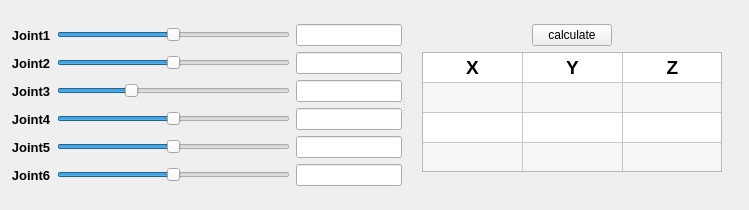
      <widget class="QWidget" name="dkm">
       <attribute name="title">
        <string>DKM</string>
       </attribute>
       <layout class="QGridLayout" name="gridLayout">
        <item row="0" column="0">
         <widget class="QSplitter" name="splitter">
          <property name="orientation">
           <enum>Qt::Horizontal</enum>
          </property>
          <widget class="QWidget" name="layoutWidget">
           <layout class="QHBoxLayout" name="horizontalLayout_2">
            <property name="sizeConstraint">
             <enum>QLayout::SetMaximumSize</enum>
            </property>
            <item>
             <layout class="QVBoxLayout" name="verticalLayout">
              <item>
               <widget class="QLabel" name="label">
                <property name="font">
                 <font>
                  <pointsize>10</pointsize>
                  <weight>75</weight>
                  <bold>true</bold>
                 </font>
                </property>
                <property name="text">
                 <string>Joint1</string>
                </property>
                <property name="textFormat">
                 <enum>Qt::AutoText</enum>
                </property>
                <property name="alignment">
                 <set>Qt::AlignCenter</set>
                </property>
               </widget>
              </item>
              <item>
               <widget class="QLabel" name="label_3">
                <property name="font">
                 <font>
                  <pointsize>10</pointsize>
                  <weight>75</weight>
                  <bold>true</bold>
                 </font>
                </property>
                <property name="text">
                 <string>Joint2</string>
                </property>
                <property name="alignment">
                 <set>Qt::AlignCenter</set>
                </property>
               </widget>
              </item>
              <item>
               <widget class="QLabel" name="label_2">
                <property name="font">
                 <font>
                  <pointsize>10</pointsize>
                  <weight>75</weight>
                  <bold>true</bold>
                 </font>
                </property>
                <property name="text">
                 <string>Joint3</string>
                </property>
                <property name="alignment">
                 <set>Qt::AlignCenter</set>
                </property>
               </widget>
              </item>
              <item>
               <widget class="QLabel" name="label_4">
                <property name="font">
                 <font>
                  <pointsize>10</pointsize>
                  <weight>75</weight>
                  <bold>true</bold>
                 </font>
                </property>
                <property name="text">
                 <string>Joint4</string>
                </property>
                <property name="alignment">
                 <set>Qt::AlignCenter</set>
                </property>
               </widget>
              </item>
              <item>
               <widget class="QLabel" name="label_5">
                <property name="font">
                 <font>
                  <pointsize>10</pointsize>
                  <weight>75</weight>
                  <bold>true</bold>
                 </font>
                </property>
                <property name="text">
                 <string>Joint5</string>
                </property>
                <property name="alignment">
                 <set>Qt::AlignCenter</set>
                </property>
               </widget>
              </item>
              <item>
               <widget class="QLabel" name="label_6">
                <property name="font">
                 <font>
                  <pointsize>10</pointsize>
                  <weight>75</weight>
                  <bold>true</bold>
                 </font>
                </property>
                <property name="text">
                 <string>Joint6</string>
                </property>
                <property name="alignment">
                 <set>Qt::AlignCenter</set>
                </property>
               </widget>
              </item>
             </layout>
            </item>
            <item>
             <layout class="QVBoxLayout" name="verticalLayout_2">
              <item>
               <widget class="QSlider" name="sr1">
                <property name="minimumSize">
                 <size>
                  <width>233</width>
                  <height>22</height>
                 </size>
                </property>
                <property name="maximumSize">
                 <size>
                  <width>233</width>
                  <height>22</height>
                 </size>
                </property>
                <property name="minimum">
                 <number>450</number>
                </property>
                <property name="maximum">
                 <number>2250</number>
                </property>
                <property name="value">
                 <number>1350</number>
                </property>
                <property name="orientation">
                 <enum>Qt::Horizontal</enum>
                </property>
               </widget>
              </item>
              <item>
               <widget class="QSlider" name="sr2">
                <property name="sizePolicy">
                 <sizepolicy hsizetype="Expanding" vsizetype="Fixed">
                  <horstretch>0</horstretch>
                  <verstretch>0</verstretch>
                 </sizepolicy>
                </property>
                <property name="minimumSize">
                 <size>
                  <width>233</width>
                  <height>22</height>
                 </size>
                </property>
                <property name="maximumSize">
                 <size>
                  <width>233</width>
                  <height>22</height>
                 </size>
                </property>
                <property name="minimum">
                 <number>400</number>
                </property>
                <property name="maximum">
                 <number>2500</number>
                </property>
                <property name="value">
                 <number>1450</number>
                </property>
                <property name="orientation">
                 <enum>Qt::Horizontal</enum>
                </property>
               </widget>
              </item>
              <item>
               <widget class="QSlider" name="sr3">
                <property name="sizePolicy">
                 <sizepolicy hsizetype="Expanding" vsizetype="Fixed">
                  <horstretch>0</horstretch>
                  <verstretch>0</verstretch>
                 </sizepolicy>
                </property>
                <property name="minimumSize">
                 <size>
                  <width>233</width>
                  <height>22</height>
                 </size>
                </property>
                <property name="maximumSize">
                 <size>
                  <width>233</width>
                  <height>22</height>
                 </size>
                </property>
                <property name="minimum">
                 <number>1055</number>
                </property>
                <property name="maximum">
                 <number>2500</number>
                </property>
                <property name="value">
                 <number>1500</number>
                </property>
                <property name="orientation">
                 <enum>Qt::Horizontal</enum>
                </property>
               </widget>
              </item>
              <item>
               <widget class="QSlider" name="sr4">
                <property name="minimumSize">
                 <size>
                  <width>233</width>
                  <height>22</height>
                 </size>
                </property>
                <property name="maximumSize">
                 <size>
                  <width>233</width>
                  <height>22</height>
                 </size>
                </property>
                <property name="minimum">
                 <number>500</number>
                </property>
                <property name="maximum">
                 <number>2500</number>
                </property>
                <property name="value">
                 <number>1500</number>
                </property>
                <property name="orientation">
                 <enum>Qt::Horizontal</enum>
                </property>
               </widget>
              </item>
              <item>
               <widget class="QSlider" name="sr5">
                <property name="minimumSize">
                 <size>
                  <width>233</width>
                  <height>22</height>
                 </size>
                </property>
                <property name="maximumSize">
                 <size>
                  <width>233</width>
                  <height>22</height>
                 </size>
                </property>
                <property name="minimum">
                 <number>1322</number>
                </property>
                <property name="maximum">
                 <number>2300</number>
                </property>
                <property name="value">
                 <number>1811</number>
                </property>
                <property name="orientation">
                 <enum>Qt::Horizontal</enum>
                </property>
               </widget>
              </item>
              <item>
               <widget class="QSlider" name="sr6">
                <property name="sizePolicy">
                 <sizepolicy hsizetype="Fixed" vsizetype="Fixed">
                  <horstretch>0</horstretch>
                  <verstretch>0</verstretch>
                 </sizepolicy>
                </property>
                <property name="minimumSize">
                 <size>
                  <width>233</width>
                  <height>22</height>
                 </size>
                </property>
                <property name="maximumSize">
                 <size>
                  <width>233</width>
                  <height>22</height>
                 </size>
                </property>
                <property name="minimum">
                 <number>700</number>
                </property>
                <property name="maximum">
                 <number>2300</number>
                </property>
                <property name="value">
                 <number>1500</number>
                </property>
                <property name="orientation">
                 <enum>Qt::Horizontal</enum>
                </property>
               </widget>
              </item>
             </layout>
            </item>
            <item>
             <layout class="QVBoxLayout" name="verticalLayout_3">
              <item>
               <widget class="QLineEdit" name="s1"/>
              </item>
              <item>
               <widget class="QLineEdit" name="s2"/>
              </item>
              <item>
               <widget class="QLineEdit" name="s3"/>
              </item>
              <item>
               <widget class="QLineEdit" name="s4"/>
              </item>
              <item>
               <widget class="QLineEdit" name="s5"/>
              </item>
              <item>
               <widget class="QLineEdit" name="s6"/>
              </item>
             </layout>
            </item>
           </layout>
          </widget>
          <widget class="QWidget" name="layoutWidget">
           <layout class="QVBoxLayout" name="verticalLayout_4">
            <item>
             <layout class="QHBoxLayout" name="horizontalLayout_3">
              <item>
               <spacer name="horizontalSpacer">
                <property name="orientation">
                 <enum>Qt::Horizontal</enum>
                </property>
                <property name="sizeHint" stdset="0">
                 <size>
                  <width>40</width>
                  <height>20</height>
                 </size>
                </property>
               </spacer>
              </item>
              <item>
               <widget class="QPushButton" name="calc">
                <property name="text">
                 <string>calculate</string>
                </property>
               </widget>
              </item>
              <item>
               <spacer name="horizontalSpacer_2">
                <property name="orientation">
                 <enum>Qt::Horizontal</enum>
                </property>
                <property name="sizeHint" stdset="0">
                 <size>
                  <width>40</width>
                  <height>20</height>
                 </size>
                </property>
               </spacer>
              </item>
             </layout>
            </item>
            <item>
             <layout class="QHBoxLayout" name="horizontalLayout_4">
              <item>
               <spacer name="horizontalSpacer_3">
                <property name="orientation">
                 <enum>Qt::Horizontal</enum>
                </property>
                <property name="sizeHint" stdset="0">
                 <size>
                  <width>17</width>
                  <height>20</height>
                 </size>
                </property>
               </spacer>
              </item>
              <item>
               <widget class="QTableWidget" name="table">
                <property name="sizePolicy">
                 <sizepolicy hsizetype="Fixed" vsizetype="Fixed">
                  <horstretch>0</horstretch>
                  <verstretch>0</verstretch>
                 </sizepolicy>
                </property>
                <property name="minimumSize">
                 <size>
                  <width>300</width>
                  <height>120</height>
                 </size>
                </property>
                <property name="maximumSize">
                 <size>
                  <width>300</width>
                  <height>120</height>
                 </size>
                </property>
                <property name="font">
                 <font>
                  <pointsize>14</pointsize>
                  <weight>75</weight>
                  <bold>true</bold>
                 </font>
                </property>
                <property name="frameShape">
                 <enum>QFrame::StyledPanel</enum>
                </property>
                <property name="verticalScrollBarPolicy">
                 <enum>Qt::ScrollBarAlwaysOff</enum>
                </property>
                <property name="horizontalScrollBarPolicy">
                 <enum>Qt::ScrollBarAlwaysOff</enum>
                </property>
                <property name="sizeAdjustPolicy">
                 <enum>QAbstractScrollArea::AdjustIgnored</enum>
                </property>
                <property name="autoScroll">
                 <bool>true</bool>
                </property>
                <property name="alternatingRowColors">
                 <bool>true</bool>
                </property>
                <property name="showGrid">
                 <bool>true</bool>
                </property>
                <property name="rowCount">
                 <number>4</number>
                </property>
                <property name="columnCount">
                 <number>3</number>
                </property>
                <attribute name="horizontalHeaderVisible">
                 <bool>false</bool>
                </attribute>
                <attribute name="horizontalHeaderCascadingSectionResizes">
                 <bool>false</bool>
                </attribute>
                <attribute name="horizontalHeaderDefaultSectionSize">
                 <number>100</number>
                </attribute>
                <attribute name="horizontalHeaderHighlightSections">
                 <bool>false</bool>
                </attribute>
                <attribute name="horizontalHeaderMinimumSectionSize">
                 <number>100</number>
                </attribute>
                <attribute name="horizontalHeaderShowSortIndicator" stdset="0">
                 <bool>false</bool>
                </attribute>
                <attribute name="horizontalHeaderStretchLastSection">
                 <bool>true</bool>
                </attribute>
                <attribute name="verticalHeaderVisible">
                 <bool>false</bool>
                </attribute>
                <attribute name="verticalHeaderCascadingSectionResizes">
                 <bool>false</bool>
                </attribute>
                <attribute name="verticalHeaderDefaultSectionSize">
                 <number>30</number>
                </attribute>
                <attribute name="verticalHeaderHighlightSections">
                 <bool>false</bool>
                </attribute>
                <attribute name="verticalHeaderMinimumSectionSize">
                 <number>30</number>
                </attribute>
                <attribute name="verticalHeaderShowSortIndicator" stdset="0">
                 <bool>false</bool>
                </attribute>
                <attribute name="verticalHeaderStretchLastSection">
                 <bool>true</bool>
                </attribute>
                <row/>
                <row/>
                <row/>
                <row/>
                <column/>
                <column/>
                <column/>
                <item row="0" column="0">
                 <property name="text">
                  <string>X</string>
                 </property>
                 <property name="textAlignment">
                  <set>AlignCenter</set>
                 </property>
                </item>
                <item row="0" column="1">
                 <property name="text">
                  <string>Y</string>
                 </property>
                 <property name="textAlignment">
                  <set>AlignCenter</set>
                 </property>
                </item>
                <item row="0" column="2">
                 <property name="text">
                  <string>Z</string>
                 </property>
                 <property name="textAlignment">
                  <set>AlignCenter</set>
                 </property>
                </item>
                <item row="1" column="0">
                 <property name="textAlignment">
                  <set>AlignCenter</set>
                 </property>
                </item>
                <item row="1" column="1">
                 <property name="text">
                  <string/>
                 </property>
                 <property name="textAlignment">
                  <set>AlignCenter</set>
                 </property>
                </item>
                <item row="1" column="2">
                 <property name="textAlignment">
                  <set>AlignCenter</set>
                 </property>
                </item>
                <item row="2" column="0">
                 <property name="text">
                  <string/>
                 </property>
                 <property name="font">
                  <font>
                   <weight>75</weight>
                   <bold>true</bold>
                  </font>
                 </property>
                 <property name="textAlignment">
                  <set>AlignCenter</set>
                 </property>
                </item>
                <item row="2" column="1">
                 <property name="font">
                  <font>
                   <pointsize>8</pointsize>
                   <weight>75</weight>
                   <bold>true</bold>
                  </font>
                 </property>
                 <property name="textAlignment">
                  <set>AlignCenter</set>
                 </property>
                </item>
                <item row="2" column="2">
                 <property name="font">
                  <font>
                   <weight>75</weight>
                   <bold>true</bold>
                  </font>
                 </property>
                 <property name="textAlignment">
                  <set>AlignCenter</set>
                 </property>
                </item>
                <item row="3" column="0">
                 <property name="textAlignment">
                  <set>AlignCenter</set>
                 </property>
                </item>
                <item row="3" column="1">
                 <property name="textAlignment">
                  <set>AlignCenter</set>
                 </property>
                </item>
                <item row="3" column="2">
                 <property name="textAlignment">
                  <set>AlignCenter</set>
                 </property>
                </item>
               </widget>
              </item>
              <item>
               <spacer name="horizontalSpacer_4">
                <property name="orientation">
                 <enum>Qt::Horizontal</enum>
                </property>
                <property name="sizeHint" stdset="0">
                 <size>
                  <width>17</width>
                  <height>20</height>
                 </size>
                </property>
               </spacer>
              </item>
             </layout>
            </item>
            <item>
             <spacer name="verticalSpacer">
              <property name="orientation">
               <enum>Qt::Vertical</enum>
              </property>
              <property name="sizeHint" stdset="0">
               <size>
                <width>20</width>
                <height>40</height>
               </size>
              </property>
             </spacer>
            </item>
           </layout>
          </widget>
         </widget>
        </item>
       </layout>
      </widget>
